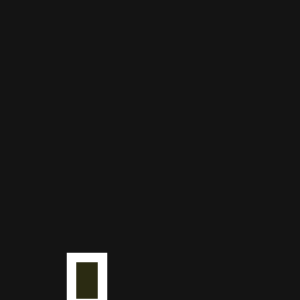
Frame 1 (no input)
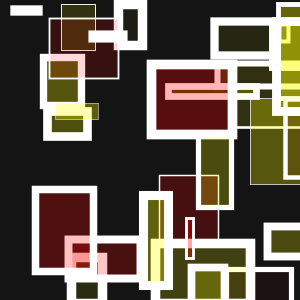
Frame 60 (the mouse pressed at the canvas centre just before this capture)
Frame 120 (the mouse held since frame 60 and released just before this capture): identical to frame 60, image omitted

The Processing sketch that drew these frames (run headless with seeded random() and noise(); from frame 60 on, the mouse is pressed at the canvas centre):

// Processing sketch: processing_36636
// ── processing_36636.pde

void setup() {
  size (300, 300);
  stroke(255);
  background(20);
  colorMode(RGB, 255);
  smooth();
  frameRate(6);
}

float count = 30;
float rectangles;
float rndColor;

void draw() {

  if (count > 0) {  //yellow colored squares
    rndColor = random(100);
    if (rndColor >20){
      fill (255, 255, 0, random(100));
  }
  else {  //red colored squares
    fill (255, 0, 0, random(100));
  }
  strokeWeight (random(10));  //random squares
  rect (random(width), random(height), random(100), random(100));
  }
  count--;
}
